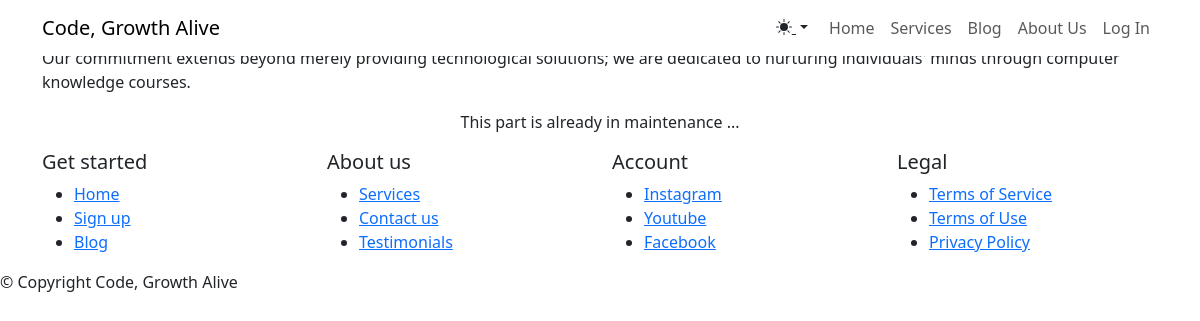
Page /articles on the earlier database version.
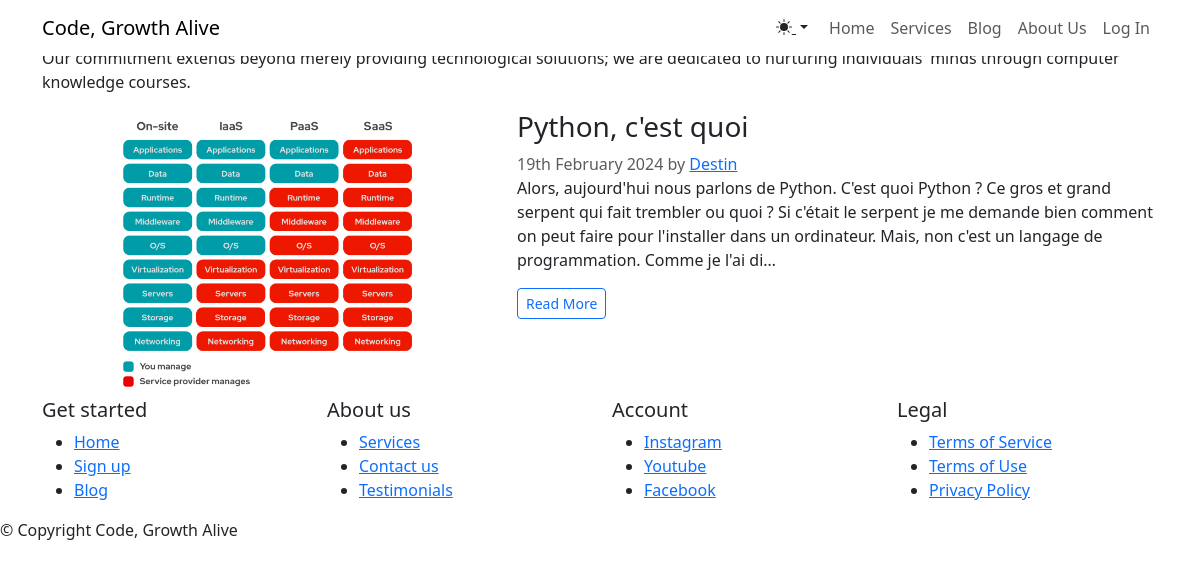
Same page on the later database version.
### blog/models.py (models this page shows, shortened)
class Article(models.Model):
    class Lang(models.TextChoices):
        FR = "Fr", "Fr"
        EN = "En", "En"
    lang_role = Lang.FR
    language = models.CharField(_('language'), max_length=20, choices=Lang.choices)
    title = models.CharField(_('title'), max_length=255)
    tag = models.CharField(_('tag'), max_length=500)
    slug = models.SlugField(_('slug'), blank=True, null=True)
    content = MDTextField(_('content'))
    created_at = models.DateTimeField(_('created_at'), auto_now_add=True)
    likes = models.IntegerField(default=0)
    author = models.ForeignKey(AUTH_USER_MODEL, related_name='article', on_delete=models.CASCADE)
    picture = models.ImageField(blank=True, null=True, upload_to='articles')
    prepopulated_fields = {'slug': ('title',)}

### user/models.py (models this page shows)
class User(AbstractUser):
    class Role(models.TextChoices):
        SIMPLE = "Simple", "Simple"
        TEAM = "Team", "Team"
        ADMIN = "Admin", "Admin"
        CA = "CA", "CA"
        COMPT = "Compt", "Compt"
    base_role = Role.SIMPLE
    role = models.CharField(max_length=20, choices=Role.choices, default=base_role)
    thumbnail = models.ImageField(blank=True, null=True, upload_to='users')
    position = models.CharField(max_length=50, blank=True, null=True)
    facebook_link = models.URLField(blank=True, null=True)
    twitter_link = models.URLField(blank=True, null=True)
    instagram_link = models.URLField(blank=True, null=True)
    linkedIn_link = models.URLField(blank=True, null=True)

### blog/views.py (the view)
# urls.py: path("articles", articles, name="articles"),
def articles(request):
    articles = Article.objects.all()
    return render(request, "blog/articles.html", {'arts':articles})

### blog/templates/blog/articles.html (shortened to what this page needs)
{% extends 'general/base.html' %}
{% load static %}
{% block content %}
<main class="page blog-post-list">
    <section class="clean-block clean-blog-list dark">
        <div class="container">
            <div class="block-heading">
                <h2 class="text-info">Our Blog</h2>
                <p>Our commitment extends beyond merely providing technological solutions; we are dedicated to nurturing individuals' minds through computer knowledge courses.</p>
            </div>
            {% if arts %}
                <div class="block-content">
                    {% for art in arts %}
                        <div class="clean-blog-post">
                            <div class="row">
                                <div class="col-lg-5"><img class="rounded img-fluid" src="{{ art.picture.url }}"></div>
                                <div class="col-lg-7">
                                    <h3>{{ art.title }}</h3>
                                    <div class="info">
                                        <span class="text-muted">{{ art.created_at | date:"jS F Y" }} by&nbsp;<a href="{% url 'user' art.author.id %}">{{ art.author.username }}</a></span>
                                    </div>
                                    <p>{{ art.content|truncatechars:280 }}</p>
                                    <a href="{% url 'article' art.id %}"><button class="btn btn-outline-primary btn-sm" type="button">Read More</button></a>
                                </div>
                            </div>
                        </div>
                    {% endfor %}
                </div>
            {% else %}
                <p class="text-center">This part is already in maintenance ...</p>
            {% endif %}
        </div>
    </section>
</main>
{% endblock %}

### general/templates/general/base.html (shortened to what this page needs)
{% load static %}
<!DOCTYPE html>
<html data-bs-theme="auto" lang="en">
<head>
    <link rel="stylesheet" href="{% static 'bootstrap/css/bootstrap.min.css' %}">
    <link rel="stylesheet" href="{% static 'css/Montserrat.css' %}">
    <link rel="stylesheet" href="{% static 'fonts/simple-line-icons.min.css' %}">
    <link rel="stylesheet" href="{% static 'css/baguetteBox.min.css' %}">
    <link rel="stylesheet" href="{% static 'css/vanilla-zoom.min.css' %}">
    <link rel="stylesheet" href="https://cdn.jsdelivr.net/npm/bootstrap-icons@1.5.0/font/bootstrap-icons.css">
</head>
<body>
    <nav class="navbar navbar-expand-lg fixed-top bg-body clean-navbar navbar-light">
        <div class="container"><a class="navbar-brand logo" href="{% url 'home' %}">Code, Growth Alive</a>
            <div class="collapse navbar-collapse" id="navcol-1">
                <ul class="navbar-nav ms-auto">
                    <li class="nav-item">
                        <div class="theme-switcher dropdown">
                            <button class="btn btn-link dropdown-toggle" aria-expanded="false" data-bs-toggle="dropdown" type="button" style="color: var(--bs-body-color);">
                            </button>
                            </div>
                    </li>
                    <li class="nav-item"><a class="nav-link" href="{% url 'home' %}">Home</a></li>
                    <li class="nav-item"><a class="nav-link" href="{% url 'services' %}">Services</a></li>
                    <li class="nav-item"><a class="nav-link" href="{% url 'articles' %}">Blog</a></li>
                    <li class="nav-item"><a class="nav-link" href="{% url 'about-us' %}">About Us</a></li>
                    <li class="nav-item">
                        {% if user.is_authenticated %}
                        <a class="nav-link" href="{% url 'logout' %}">Log Out</a>
                        {% else %}
                        <a class="nav-link" href="{% url 'login' %}">Log In</a>
                        {% endif %}
                    </li>
                </ul>
            </div>
        </div>
    </nav>
    {% block content %}
    {% load i18n %}
    {% endblock %}
    <footer class="page-footer dark">
        <div class="container">
            <div class="row">
                <div class="col-sm-3">
                    <h5>Get started</h5>
                    <ul>
                        <li><a href="{% url 'home' %}">Home</a></li>
                        <li><a href="{% url 'signup' %}">Sign up</a></li>
                        <li><a href="{% url 'articles' %}">Blog</a></li>
                    </ul>
                </div>
                <div class="col-sm-3">
                    <h5>About us</h5>
                    <ul>
                        <li><a href="{% url 'services' %}">Services</a></li>
                        <li><a href="{% url 'contact-us' %}">Contact us</a></li>
                        <li><a href="#">Testimonials</a></li>
                    </ul>
                </div>
                <div class="col-sm-3">
                    <h5>Account</h5>
                    <ul>
                        <li><a href="https://www.instagram.com/codegrowthalive__0?igsh=OGQ5ZDc2ODk2ZA==">Instagram</a></li>
                        <li><a href="https://youtube.com/@codeGrowthAlive?si=o2Qnav7zVML8ERn1">Youtube</a></li>
                        <li><a href="https://www.facebook.com/profile.php?id=61555082451303&mibextid=JRoKGi">Facebook</a></li>
                    </ul>
                </div>
                <div class="col-sm-3">
                    <h5>Legal</h5>
                    <ul>
                        <li><a href="#">Terms of Service</a></li>
                        <li><a href="#">Terms of Use</a></li>
                        <li><a href="#">Privacy Policy</a></li>
                    </ul>
                </div>
            </div>
        </div>
        <div class="footer-copyright">
            <p>© {{ year }} Copyright Code, Growth Alive</p>
        </div>
    </footer>
</body>
</html>

Differences in the rows shown:
added Article: picture (picture), title "Python, c'est quoi", created_at "19th February 2024", author.username "Destin", content "Alors, aujourd'hui nous parlons de Python. C'est quoi Python ? Ce gros et grand serpent qui fait trembler ou quoi ? Si c'était le serpent je me demande bien comment on peut faire pour l'installer dans un ordinateur. Mais, non c'est un langage de programmation. Comme je l'ai di…"
Other differences:
text no longer shown: "This part is already in maintenance ..."
